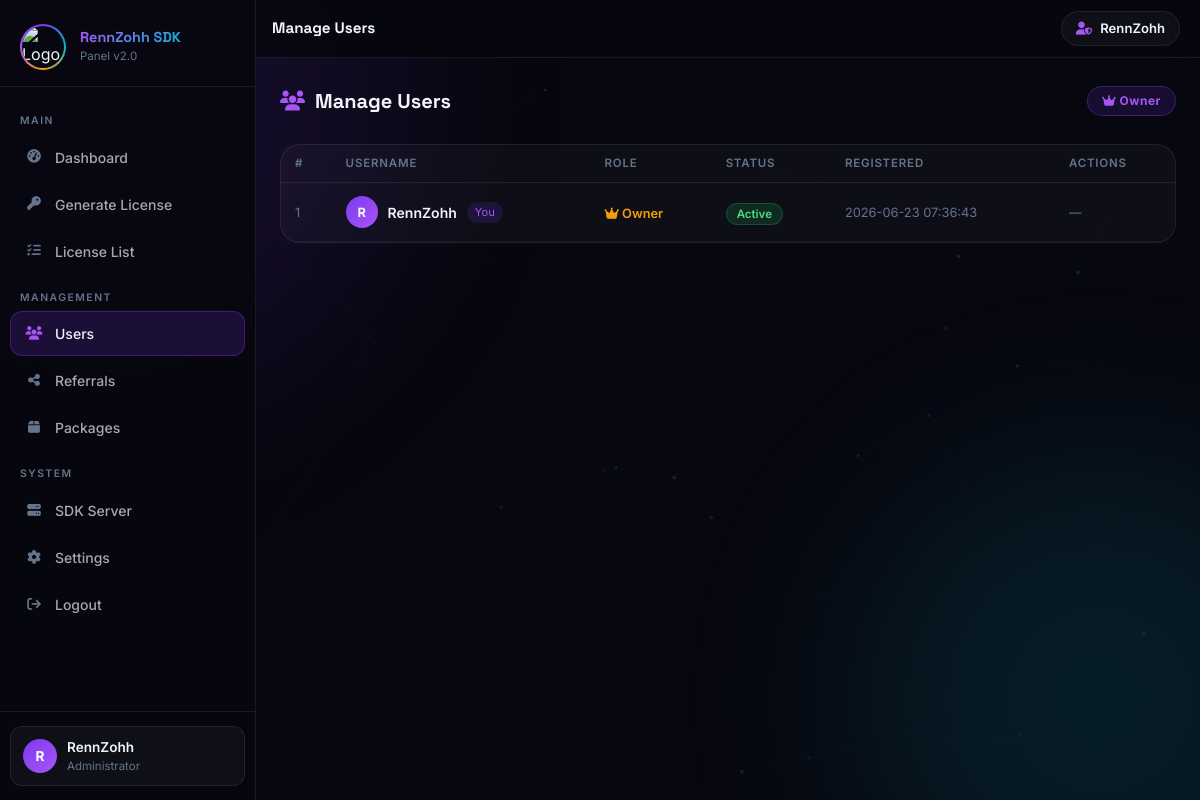
Page /manage_users.php (signed in) on the committed database.
### tables this page shows
CREATE TABLE `users` (
  `id` int(11) NOT NULL,
  `username` varchar(100) NOT NULL,
  `password` varchar(255) NOT NULL,
  `email` varchar(100) DEFAULT NULL,
  `role` enum('admin','user','owner') DEFAULT 'user',
  `status` tinyint(1) DEFAULT 1,
  `created_at` timestamp NULL DEFAULT current_timestamp(),
  `is_online` tinyint(1) DEFAULT 0
);

### manage_users.php (the view, shortened to what this page needs)
<?php
include('conn.php');
$current_user_id = $_SESSION['user_id'] ?? 0;
$uq = $conn->prepare("SELECT * FROM users WHERE id = ?");
$uq->bind_param("i", $current_user_id);
$uq->execute();
$current_user_data = $uq->get_result()->fetch_assoc();
$is_owner = ($current_user_data['role'] ?? '') === 'owner';
$users = mysqli_query($conn, "SELECT * FROM users ORDER BY id DESC");
include '_sidebar.php';
?>
<div style="display:flex;justify-content:space-between;align-items:center;flex-wrap:wrap;gap:12px;margin-bottom:28px;">
    <div class="section-heading" style="margin:0;"><i class="fa-solid fa-users"></i> Manage Users</div>
    <?php if($is_owner): ?>
    <span style="background:rgba(124,58,237,0.15);border:1px solid rgba(124,58,237,0.35);color:#a855f7;padding:5px 14px;border-radius:999px;font-size:0.75rem;font-weight:700;letter-spacing:0.5px;">
        <i class="fa-solid fa-crown"></i> Owner
    </span>
    <?php endif; ?>
</div>
<div class="panel-card" style="padding:0;overflow:hidden;">
<div style="overflow-x:auto;">
<table class="rz-table">
    <thead><tr>
        <th>#</th><th>Username</th><th>Role</th><th>Status</th><th>Registered</th>
        <?php if($is_owner): ?><th>Actions</th><?php endif; ?>
    </tr></thead>
    <tbody>
    <?php $i=0; while($u = mysqli_fetch_assoc($users)): $i++;
        $isSelf = ($u['id'] == $current_user_id);
        $statusActive = ($u['status'] ?? 1) == 1;
    ?>
    <tr>
        <td style="color:var(--muted);font-size:0.8rem;"><?= $i ?></td>
        <td>
            <div style="display:flex;align-items:center;gap:10px;">
                <div style="width:32px;height:32px;border-radius:50%;background:linear-gradient(135deg,#7c3aed,#a855f7);display:flex;align-items:center;justify-content:center;font-size:0.8rem;font-weight:700;flex-shrink:0;">
                    <?= strtoupper(substr($u['username'],0,1)) ?>
                </div>
                <span style="font-weight:600;"><?= htmlspecialchars($u['username']) ?></span>
                <?php if($isSelf): ?><span style="font-size:0.7rem;color:#a855f7;background:rgba(124,58,237,0.15);padding:2px 8px;border-radius:999px;">You</span><?php endif; ?>
            </div>
        </td>
        <td>
            <?php if($u['role']==='owner'): ?>
            <span style="color:#f59e0b;font-size:0.8rem;font-weight:600;"><i class="fa-solid fa-crown"></i> Owner</span>
            <?php else: ?>
            <span style="color:var(--muted);font-size:0.8rem;"><i class="fa-solid fa-user"></i> <?= ucfirst($u['role']??'user') ?></span>
            <?php endif; ?>
        </td>
        <td><?= $statusActive ? '<span class="badge-active">Active</span>' : '<span class="badge-blocked">Inactive</span>' ?></td>
        <td style="color:var(--muted);font-size:0.8rem;"><?= $u['created_at'] ?? '—' ?></td>
        <?php if($is_owner): ?>
        <td>
            <?php if(!$isSelf): ?>
            <div style="display:flex;gap:8px;flex-wrap:wrap;">
                <button onclick="openEdit(<?= $u['id'] ?>,'<?= htmlspecialchars($u['username']) ?>','<?= $u['role']??'user' ?>',<?= $u['status']??1 ?>)"
                    class="btn-outline-rz" style="padding:6px 12px;font-size:0.78rem;"><i class="fa-solid fa-pen"></i></button>
                <a href="manage_users.php?delete=<?= $u['id'] ?>" class="btn-danger-rz" style="padding:6px 12px;font-size:0.78rem;"
                    onclick="return confirm('Delete this user?')"><i class="fa-solid fa-trash"></i></a>
            </div>
            <?php else: ?>
            <span style="color:var(--muted);font-size:0.78rem;">—</span>
            <?php endif; ?>
        </td>
        <?php endif; ?>
    </tr>
    <?php endwhile; ?>
    </tbody>
</table>
</div>
</div>
<?php include '_footer.php'; ?>

### _sidebar.php (style rules this page uses)
:root { --primary:#7c3aed;--primary-light:#a855f7; --accent:#06b6d4;--amber:#f59e0b;--green:#22c55e; --bg:#07070f;--surface:rgba(255,255,255,0.04); --border:rgba(255,255,255,0.08);--text:#f1f5f9;--muted:#64748b; --sidebar-w:256px; }
* { margin:0;padding:0;box-sizing:border-box; }
body { font-family:'Inter',sans-serif;background:var(--bg);color:var(--text);min-height:100vh;overflow-x:hidden; }
.panel-card { background:rgba(255,255,255,0.03); border:1px solid var(--border);border-radius:20px; padding:24px; }
.rz-table { width:100%;border-collapse:collapse; }
.rz-table th { font-size:0.72rem;text-transform:uppercase;letter-spacing:0.8px;color:var(--muted);padding:10px 14px;border-bottom:1px solid var(--border);text-align:left;font-weight:600; }
.rz-table td { padding:13px 14px;border-bottom:1px solid rgba(255,255,255,0.04);font-size:0.875rem;vertical-align:middle; }
.badge-active { background:rgba(34,197,94,0.15);color:#4ade80;border:1px solid rgba(34,197,94,0.25);padding:3px 10px;border-radius:999px;font-size:0.72rem;font-weight:600; }
.section-heading { font-family:'Space Grotesk',sans-serif;font-size:1.25rem;font-weight:700;margin-bottom:20px;display:flex;align-items:center;gap:10px; }
.section-heading i { color:var(--primary-light); }

### rows in the picture
users: username "R", username "RennZohh", shows "You", role "owner" (drawn), status "Active", created_at "2026-06-23 07:36:43"

### other values in the picture
substr($current_user,0,1) "R"
$current_user "RennZohh"
$page_title "Manage Users"
